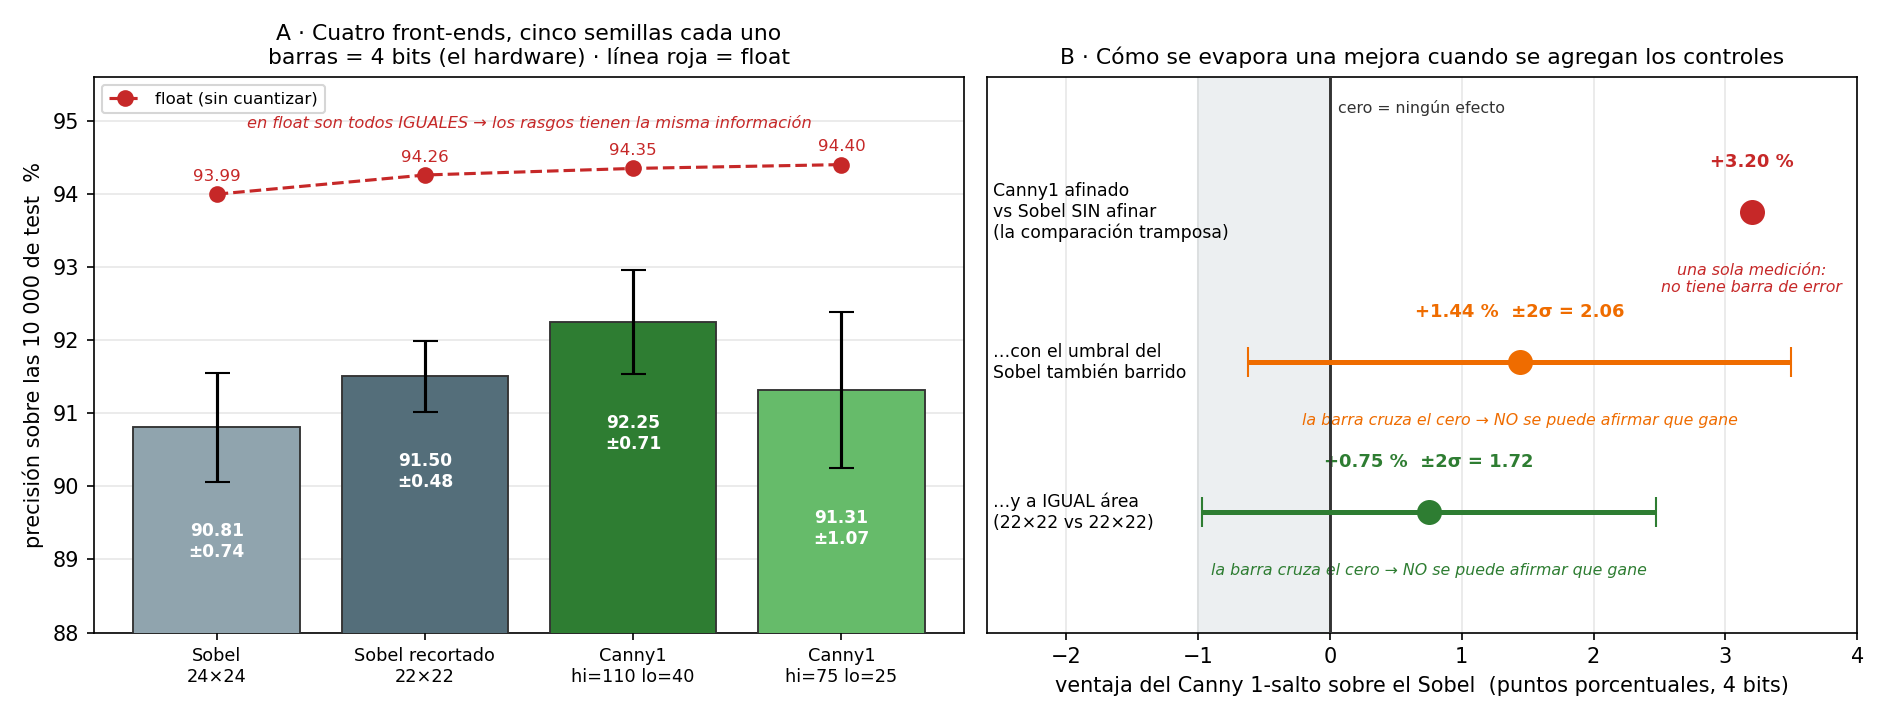

Source code (Python):
# === Parte 188: el Canny 1-salto como front-end, y el ruido que decide ===
# Cada barra es el promedio de CINCO entrenamientos con semillas distintas; la barra de
# error es una sigma. Sin repetir el experimento no hay sigma, y sin sigma no hay conclusion.
import numpy as np
import matplotlib.pyplot as plt

d = np.load("../../clasificador_mnist/canny1_semillas.npz")
nom = ["Sobel thr=110  24x24", "Sobel thr=110  22x22*",
       "Canny1 hi=110 lo=40 22x22", "Canny1 hi=75 lo=25 22x22"]
et = ["Sobel\n24×24", "Sobel recortado\n22×22", "Canny1\nhi=110 lo=40", "Canny1\nhi=75 lo=25"]
col = ["#90a4ae", "#546e7a", "#2e7d32", "#66bb6a"]
q  = np.array([d[n][2] for n in nom]) * 100
sq = np.array([d[n][3] for n in nom]) * 100
f  = np.array([d[n][0] for n in nom]) * 100

fig, (a1, a2) = plt.subplots(1, 2, figsize=(12.6, 4.8))

x = np.arange(4)
a1.bar(x, q, yerr=sq, capsize=6, color=col, ec="#333", lw=.9, zorder=3)
a1.plot(x, f, "o--", c="#c62828", ms=7, zorder=4, label="float (sin cuantizar)")
for i in range(4):
    a1.text(i, q[i] - sq[i] - .55, f"{q[i]:.2f}\n±{sq[i]:.2f}", ha="center", va="top",
            fontsize=8.2, color="w", weight="bold")
    a1.text(i, f[i] + .18, f"{f[i]:.2f}", ha="center", fontsize=8, color="#c62828")
a1.set_xticks(x); a1.set_xticklabels(et, fontsize=8.5)
a1.set_ylim(88, 95.6); a1.set_ylabel("precisión sobre las 10 000 de test  %")
a1.set_title("A · Cuatro front-ends, cinco semillas cada uno\n"
             "barras = 4 bits (el hardware) · línea roja = float", fontsize=10.5)
a1.grid(axis="y", alpha=.3, zorder=0); a1.legend(fontsize=8, loc="upper left")
a1.text(1.5, 94.9, "en float son todos IGUALES → los rasgos tienen la misma información",
        ha="center", fontsize=7.8, style="italic", color="#c62828")

comp = [("Canny1 afinado\nvs Sobel SIN afinar\n(la comparación tramposa)", 3.20, None, "#c62828"),
        ("…con el umbral del\nSobel también barrido", 1.44, 1.03, "#ef6c00"),
        ("…y a IGUAL área\n(22×22 vs 22×22)", 0.75, 0.86, "#2e7d32")]
y = np.arange(3)[::-1]
a2.axvspan(-1.0, 0, color="#eceff1", zorder=0)
for i, (t, v, s, c) in enumerate(comp):
    yy = y[i]
    if s:
        a2.axhspan(yy-.34, yy+.34, xmin=0, xmax=1, color="none")
        a2.errorbar(v, yy, xerr=2*s, fmt="o", color=c, ms=11, capsize=7, lw=2.4, zorder=4)
        a2.text(v, yy+.30, f"{v:+.2f} %  ±2σ = {2*s:.2f}", ha="center", fontsize=8.6,
                color=c, weight="bold")
        if v < 2*s:
            a2.text(v, yy-.34, "la barra cruza el cero → NO se puede afirmar que gane",
                    ha="center", va="top", fontsize=7.6, style="italic", color=c)
    else:
        a2.plot(v, yy, "o", color=c, ms=11, zorder=4)
        a2.text(v, yy+.30, f"{v:+.2f} %", ha="center", fontsize=8.6, color=c, weight="bold")
        a2.text(v, yy-.34, "una sola medición:\nno tiene barra de error", ha="center",
                va="top", fontsize=7.6, style="italic", color=c)
    a2.text(-2.55, yy, t, ha="left", va="center", fontsize=8.3)
a2.axvline(0, c="#333", lw=1.4, zorder=3)
a2.text(.06, 2.66, "cero = ningún efecto", fontsize=7.6, color="#333")
a2.set_yticks([]); a2.set_xlim(-2.6, 4.0); a2.set_ylim(-.8, 2.9)
a2.set_xlabel("ventaja del Canny 1-salto sobre el Sobel  (puntos porcentuales, 4 bits)")
a2.set_title("B · Cómo se evapora una mejora cuando se agregan los controles",
             fontsize=10.5)
a2.grid(axis="x", alpha=.3, zorder=0)
plt.tight_layout()
plt.savefig("../../clasificador_mnist/fig_p188_canny.png", dpi=150)
plt.show()
